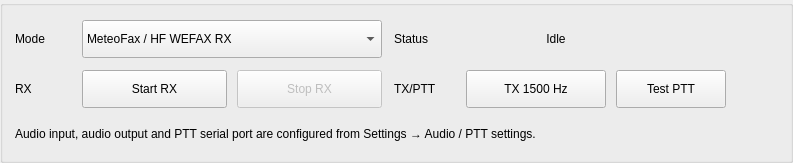
     <widget class="QGroupBox" name="grpOperation">
      <property name="minimumSize">
       <size>
        <width>0</width>
        <height>145</height>
       </size>
      </property>
      <property name="maximumSize">
       <size>
        <width>16777215</width>
        <height>165</height>
       </size>
      </property>
      <layout class="QGridLayout" name="operationGridLayout">
       <property name="horizontalSpacing">
        <number>12</number>
       </property>
       <property name="verticalSpacing">
        <number>12</number>
       </property>
       <property name="leftMargin">
        <number>12</number>
       </property>
       <property name="topMargin">
        <number>14</number>
       </property>
       <property name="rightMargin">
        <number>12</number>
       </property>
       <property name="bottomMargin">
        <number>12</number>
       </property>
       <item row="0" column="0">
        <widget class="QLabel" name="lblMode">
         <property name="minimumSize">
          <size>
           <width>55</width>
           <height>38</height>
          </size>
         </property>
         <property name="text">
          <string>Mode</string>
         </property>
        </widget>
       </item>
       <item row="0" column="1">
        <widget class="QComboBox" name="cmbMode">
         <property name="minimumSize">
          <size>
           <width>300</width>
           <height>38</height>
          </size>
         </property>
         <property name="maximumSize">
          <size>
           <width>380</width>
           <height>16777215</height>
          </size>
         </property>
         <item>
          <property name="text">
           <string>MeteoFax / HF WEFAX RX</string>
          </property>
         </item>
         <item>
          <property name="text">
           <string>SSTV RX</string>
          </property>
         </item>
        </widget>
       </item>
       <item row="0" column="2">
        <widget class="QLabel" name="lblAppStatusCaption">
         <property name="minimumSize">
          <size>
           <width>60</width>
           <height>38</height>
          </size>
         </property>
         <property name="text">
          <string>Status</string>
         </property>
        </widget>
       </item>
       <item row="0" column="3">
        <widget class="QLabel" name="lblAppStatus">
         <property name="minimumSize">
          <size>
           <width>140</width>
           <height>38</height>
          </size>
         </property>
         <property name="maximumSize">
          <size>
           <width>180</width>
           <height>16777215</height>
          </size>
         </property>
         <property name="text">
          <string>Idle</string>
         </property>
         <property name="alignment">
          <set>Qt::AlignCenter</set>
         </property>
        </widget>
       </item>
       <item row="0" column="4">
        <spacer name="operationTopSpacer">
         <property name="orientation">
          <enum>Qt::Horizontal</enum>
         </property>
         <property name="sizeHint" stdset="0">
          <size>
           <width>40</width>
           <height>20</height>
          </size>
         </property>
        </spacer>
       </item>
       <item row="1" column="0">
        <widget class="QLabel" name="lblRxControls">
         <property name="minimumSize">
          <size>
           <width>55</width>
           <height>38</height>
          </size>
         </property>
         <property name="text">
          <string>RX</string>
         </property>
        </widget>
       </item>
       <item row="1" column="1">
        <layout class="QHBoxLayout" name="rxButtonLayout">
         <property name="spacing">
          <number>10</number>
         </property>
         <item>
          <widget class="QPushButton" name="btnStartRx">
           <property name="minimumSize">
            <size>
             <width>140</width>
             <height>38</height>
            </size>
           </property>
           <property name="text">
            <string>Start RX</string>
           </property>
          </widget>
         </item>
         <item>
          <widget class="QPushButton" name="btnStopRx">
           <property name="enabled">
            <bool>false</bool>
           </property>
           <property name="minimumSize">
            <size>
             <width>140</width>
             <height>38</height>
            </size>
           </property>
           <property name="text">
            <string>Stop RX</string>
           </property>
          </widget>
         </item>
        </layout>
       </item>
       <item row="1" column="2">
        <widget class="QLabel" name="lblTxControls">
         <property name="minimumSize">
          <size>
           <width>60</width>
           <height>38</height>
          </size>
         </property>
         <property name="text">
          <string>TX/PTT</string>
         </property>
        </widget>
       </item>
       <item row="1" column="3">
        <layout class="QHBoxLayout" name="txButtonLayout">
         <property name="spacing">
          <number>10</number>
         </property>
         <item>
          <widget class="QPushButton" name="btnTxTone">
           <property name="minimumSize">
            <size>
             <width>140</width>
             <height>38</height>
            </size>
           </property>
           <property name="text">
            <string>TX 1500 Hz</string>
           </property>
          </widget>
         </item>
         <item>
          <widget class="QPushButton" name="btnTestPtt">
           <property name="minimumSize">
            <size>
             <width>110</width>
             <height>38</height>
            </size>
           </property>
           <property name="text">
            <string>Test PTT</string>
           </property>
          </widget>
         </item>
        </layout>
       </item>
       <item row="1" column="4">
        <spacer name="operationBottomSpacer">
         <property name="orientation">
          <enum>Qt::Horizontal</enum>
         </property>
         <property name="sizeHint" stdset="0">
          <size>
           <width>40</width>
           <height>20</height>
          </size>
         </property>
        </spacer>
       </item>
       <item row="2" column="0" colspan="5">
        <widget class="QLabel" name="lblConfigHint">
         <property name="minimumSize">
          <size>
           <width>0</width>
           <height>28</height>
          </size>
         </property>
         <property name="text">
          <string>Audio input, audio output and PTT serial port are configured from Settings → Audio / PTT settings.</string>
         </property>
         <property name="wordWrap">
          <bool>true</bool>
         </property>
        </widget>
       </item>
      </layout>
     </widget>
